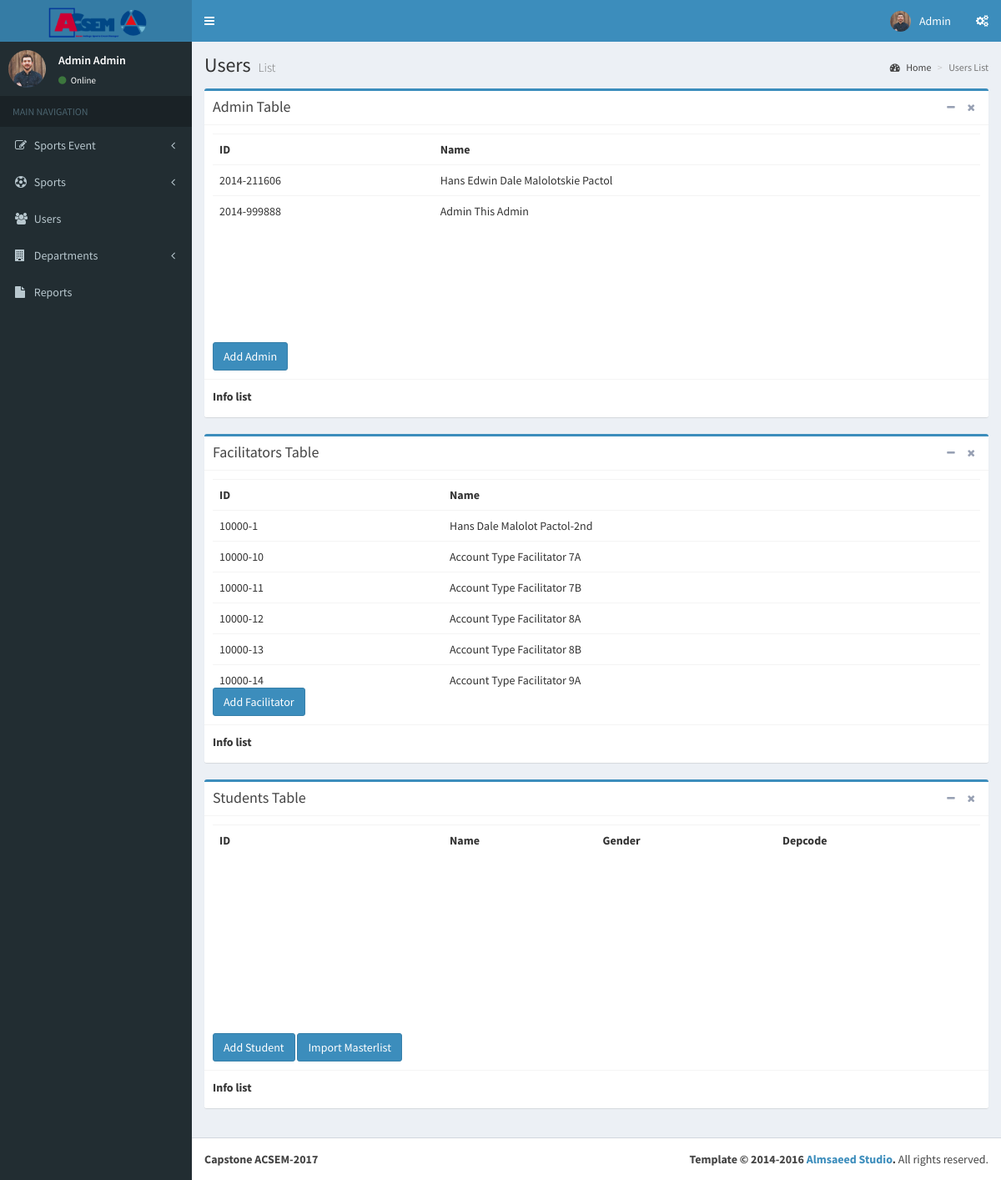
Screenshot of /ACSEM/pages/forms/users.php (signed in) with the database file from the repository.
### tables this page shows
CREATE TABLE `tbl_facilitator` (
  `FacilitatorID` varchar(15) NOT NULL,
  `Ffname` text NOT NULL,
  `Fmname` text NOT NULL,
  `Flname` text NOT NULL,
  `Fbdate` text NOT NULL,
  `Fgender` text NOT NULL,
  `Fphoto` text NOT NULL,
  `Fusername` varchar(30) NOT NULL,
  `Fpassword` varchar(30) NOT NULL
);

### ACSEM/conn/check2.php (called while the page is built, shortened)
<?php
  if(isset($_COOKIE['userid']) && $_COOKIE['userid'] != ''){
  $user = $_COOKIE['userid'];
  $user;
  }else if(isset($_SESSION['userid']) && $_SESSION['userid'] !=''){
  $user = $_SESSION['userid'];
  }else if(!isset($_COOKIE['userid']) && $_COOKIE['userid'] != ''){
      header("Location: ../../login.php");
  }else if(!isset($_SESSION['userid']) && $_SESSION['userid'] !=''){
      header("Location: ../../login.php");
  }
?>

### ACSEM/pages/forms/users.php (the view, shortened to what this page needs)
<?php
  include("../../conn/connection.php");
  include("../../conn/check2.php");
  $query = "SELECT * FROM tbl_admin where AdminID = '$user'  " ;
  $result = mysqli_query($link, $query);
  while($row = mysqli_fetch_assoc($result))
       {
        $fname = $row['Afname'];
        $lname = $row ['Alname'];
        $Aphoto = $row['Aphoto'];
       }
?>
<!DOCTYPE html>
<html>
<head>
  <link rel="stylesheet" href="../../bootstrap/css/bootstrap.min.css">
  <link rel="stylesheet" href="https://cdnjs.cloudflare.com/ajax/libs/font-awesome/4.5.0/css/font-awesome.min.css">
  <link rel="stylesheet" href="https://cdnjs.cloudflare.com/ajax/libs/ionicons/2.0.1/css/ionicons.min.css">
  <link rel="stylesheet" href="../../plugins/daterangepicker/daterangepicker.css">
  <link rel="stylesheet" href="../../plugins/datepicker/datepicker3.css">
  <link rel="stylesheet" href="../../plugins/iCheck/all.css">
  <link rel="stylesheet" href="../../plugins/colorpicker/bootstrap-colorpicker.min.css">
  <link rel="stylesheet" href="../../plugins/timepicker/bootstrap-timepicker.min.css">
  <link rel="stylesheet" href="../../plugins/select2/select2.min.css">
  <link rel="stylesheet" href="../../dist/css/AdminLTE.min.css">
  <link rel="stylesheet" href="../../dist/css/skins/_all-skins.min.css">
</head>
<body class="hold-transition skin-blue sidebar-mini">
<div class="wrapper">
  <header class="main-header">
    <a href="../../starter.php" class="logo">
      <span class="logo-lg"><b><img src="../../images/Fiacsem.png" style="width:65%; height:5%;"></b></span>
    </a>
    <nav class="navbar navbar-static-top">
      <a href="#" class="sidebar-toggle" data-toggle="offcanvas" role="button">
      </a>
      <div class="navbar-custom-menu">
        <ul class="nav navbar-nav">
          <li class="dropdown user user-menu">
            <a href="#" class="dropdown-toggle" data-toggle="dropdown">
              <img src="upload/<?php echo $Aphoto; ?>" class="user-image" alt="User Image">
              <span class="hidden-xs"><?php echo $fname; ?></span>
            </a>
          </li>
          <li>
            <a href="#" data-toggle="control-sidebar"><i class="fa fa-gears"></i></a>
          </li>
        </ul>
      </div>
    </nav>
  </header>
  <aside class="main-sidebar">
    <section class="sidebar">
      <div class="user-panel">
        <div class="pull-left image">
          <img src="upload/<?php echo $Aphoto; ?>" class="img-circle" alt="User Image">
        </div>
        <div class="pull-left info">
          <p><?php echo $fname . " " . $lname ; ?></p>
          <a href="#"><i class="fa fa-circle text-success"></i> Online</a>
        </div>
      </div>
      <ul class="sidebar-menu">
        <li class="header">MAIN NAVIGATION</li>
        <li class="treeview">
          <a href="#"><i class="fa fa-edit"></i> <span>Sports Event</span>
            <span class="pull-right-container">
              <i class="fa fa-angle-left pull-right"></i>
            </span>
          </a>
        </li>
        <li class="treeview">
          <a href="#"><i class="fa fa-soccer-ball-o"></i> <span>Sports</span>
            <span class="pull-right-container">
              <i class="fa fa-angle-left pull-right"></i>
            </span>
          </a>
        </li>
        <li><a href="users.php"><i class="fa fa-users"></i> <span>Users</span></a></li>
        <li class="treeview">
          <a href="#"><i class="fa fa-building"></i> <span>Departments</span>
            <span class="pull-right-container">
              <i class="fa fa-angle-left pull-right"></i>
            </span>
          </a>
        </li>
        <li><a href="Report.php"><i class="fa fa-file"></i> <span>Reports</span></a></li>
      </ul>
    </section>
  </aside>
  <div class="content-wrapper">
    <section class="content-header">
      <h1>
        Users
        <small>List</small>
      </h1>
      <ol class="breadcrumb">
        <li><a href="../../starter.html"><i class="fa fa-dashboard"></i> Home</a></li>
        <li class="active">Users List</li>
      </ol>
    </section>
    <section class="content">
     <div class="row">
     <div class="col-md-12">
      <div class="box box-primary">
        <div class="box-header with-border">
          <h3 class="box-title">Admin Table</h3>
          <div class="box-tools pull-right">
            <button type="button" class="btn btn-box-tool" data-widget="collapse"><i class="fa fa-minus"></i></button>
            <button type="button" class="btn btn-box-tool" data-widget="remove"><i class="fa fa-remove"></i></button>
          </div>
        </div>
        <div class="box-body">
                <div class="box-body table-responsive no-padding" style="max-height: 250px; min-height: 250px; overflow-y: scroll;">
                  <table id="myTable1" class="table table-fixed">
		                <tr>
		                  <th>ID</th>
		                  <th>Name</th>
		                </tr>
                    <?php
                      $query1 = "SELECT * FROM tbl_admin " ;
                      $result1 = mysqli_query($link, $query1);
                      while($row = mysqli_fetch_assoc($result1))
                       {
                        echo "<tr>";
                        echo "<td>" . $row['AdminID'] . "</td>";
                        echo "<td>" . $row['Afname'] . "  "  . $row['Amname'] . " ". $row['Alname'] . "</td>";
                       }
                    ?>
		              </table>
		            </div>
               <a href="addadmin.php"><button class="btn btn-primary">Add Admin</button></a>
        </div>
        <div class="box-footer">
                  <label class="control-label" >Info list</label>
        </div>
      </div>
     </div>
     <div class="col-md-12">
      <div class="box box-primary">
        <div class="box-header with-border">
          <h3 class="box-title">Facilitators Table</h3>
          <div class="box-tools pull-right">
            <button type="button" class="btn btn-box-tool" data-widget="collapse"><i class="fa fa-minus"></i></button>
            <button type="button" class="btn btn-box-tool" data-widget="remove"><i class="fa fa-remove"></i></button>
          </div>
        </div>
        <div class="box-body">
                <div class="box-body table-responsive no-padding" style="max-height: 250px; min-height: 250px; overflow-y: scroll;">
                  <table id="myTable1" class="table table-fixed">
                    <tr>
                      <th width="30%">ID</th>
                      <th>Name</th>
                    </tr>
                    <?php
                      $query1 = "SELECT * FROM tbl_facilitator " ;
                      $result1 = mysqli_query($link, $query1);
                      while($row = mysqli_fetch_assoc($result1))
                       {
                        echo "<tr>";
                        echo "<td>" . $row['FacilitatorID'] . "</td>";
                        echo "<td>" . $row['Ffname'] . "  "  . $row['Fmname'] . " ". $row['Flname'] . "</td>";
                       }
                    ?>
                  </table>
                </div>
                <a href="addfacilitator.php"><button class="btn btn-primary">Add Facilitator</button></a>
        </div>
        <div class="box-footer">
                  <label class="control-label" >Info list</label>
        </div>
      </div>
     </div>
     <div class="col-md-12">
      <div class="box box-primary">
        <div class="box-header with-border">
          <h3 class="box-title">Students Table</h3>
          <div class="box-tools pull-right">
            <button type="button" class="btn btn-box-tool" data-widget="collapse"><i class="fa fa-minus"></i></button>
            <button type="button" class="btn btn-box-tool" data-widget="remove"><i class="fa fa-remove"></i></button>
          </div>
        </div>
        <div class="box-body">
                <div class="box-body table-responsive no-padding" style="max-height: 250px; min-height: 250px; overflow-y: scroll;">
                  <table id="myTable3" class="table table-fixed">
                    <tr>
                      <th width="30%">ID</th>
                      <th>Name</th>
                      <th>Gender</th>
                      <th>Depcode</th>
                    </tr>
                  </table>
                </div>
                <a href="addstudent.php"><button class="btn btn-primary">Add Student</button></a>
                <button  class="btn btn-primary" data-toggle="modal" data-target="#myModal">Import Masterlist</button>
        </div>
        <div class="box-footer">
                  <label class="control-label" >Info list</label>
        </div>
      </div>
     </div>
     </div>
    </section>
  </div>
  <footer class="main-footer">
    <div class="pull-right hidden-xs">
      <strong>Template &copy; 2014-2016 <a href="http://almsaeedstudio.com">Almsaeed Studio</a>.</strong> All rights
    reserved.
    </div>
      <strong>Capstone ACSEM-2017</strong>
  </footer>
</div>
</body>
</html>

### rows the page displays
tbl_facilitator: FacilitatorID "10000-1", Ffname "Hans Dale", Fmname "Malolot", Flname "Pactol-2nd"
tbl_facilitator: FacilitatorID "10000-10", Ffname "Account", Fmname "Type", Flname "Facilitator 7A"
tbl_facilitator: FacilitatorID "10000-11", Ffname "Account", Fmname "Type", Flname "Facilitator 7B"
tbl_facilitator: FacilitatorID "10000-12", Ffname "Account", Fmname "Type", Flname "Facilitator 8A"
tbl_facilitator: FacilitatorID "10000-13", Ffname "Account", Fmname "Type", Flname "Facilitator 8B"
tbl_facilitator: FacilitatorID "10000-14", Ffname "Account", Fmname "Type", Flname "Facilitator 9A"

### other values shown
$fname "Admin"
$lname "Admin"
$row['AdminID'] "2014-211606"
$row['Afname'] "Hans Edwin Dale"
$row['Amname'] "Malolotskie"
$row['Alname'] "Pactol"
$row['AdminID'] "2014-999888"
$row['Afname'] "Admin"
$row['Amname'] "This"
$row['Alname'] "Admin"
